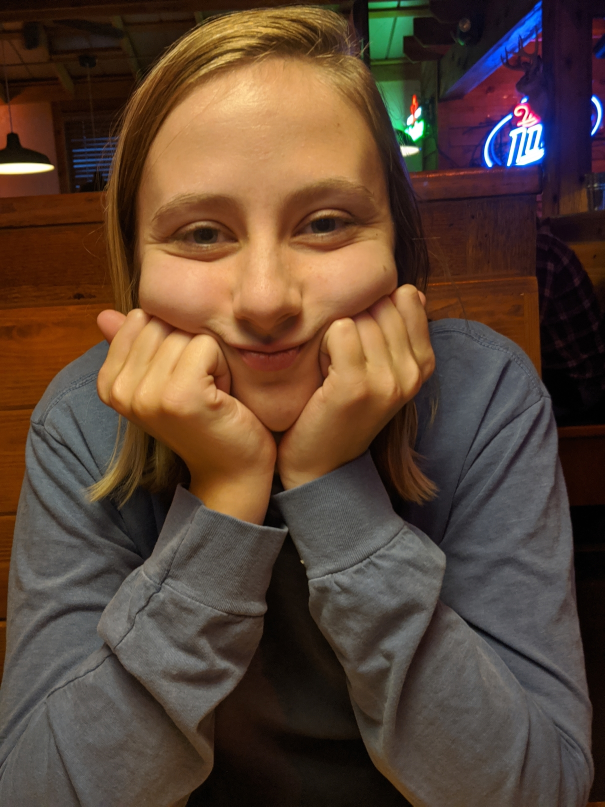
#> input picture images/bubbles.jpg, 1210 x 1613 px, found by its file name (shown at 1/2 size)
$ python get_data.py
#> lines starting #> are read from the running program, lines starting #| are printed output that depends on the picture
import cv2
from sklearn.cluster import KMeans
import pandas as pd
import numpy as np
import math
import collections

import time
start = time.time()

img = cv2.imread('Q:\\print_a_pic\\images\\bubbles.jpg')
#> img is the input picture: shape (1613, 1210, 3); mean B, G, R 54.1, 68.8, 90.6
h, w, _ = img.shape
#> h = 1613; w = 1210

# PARAMS
hsv_bool = False
layers = 8
heightMod = 1.5
resize = False
max_px = 500000

if h * w > max_px:
    resize = True
    scale_percent = max_px / (h * w)
#> scale_percent = 0.256

if resize == True:

    w_down = int(w * scale_percent)
#> w_down = 309
    h_down = int(h * scale_percent)
#> h_down = 413
    img = cv2.resize(img, (w_down, h_down), interpolation = cv2.INTER_AREA)
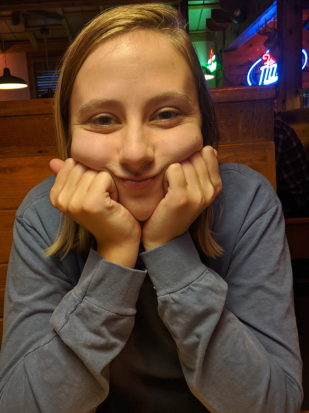
#> img: shape (413, 309, 3); mean B, G, R 54.1, 68.8, 90.6
    w, h = w_down, h_down
#> w = 309; h = 413
    print('new dim: ' + str(w) + ', ' + str(h))
#| new dim: 309, 413


if hsv_bool == True:
    img = cv2.cvtColor(img, cv2.COLOR_BGR2HSV)
gray = cv2.cvtColor(img, cv2.COLOR_BGR2GRAY)
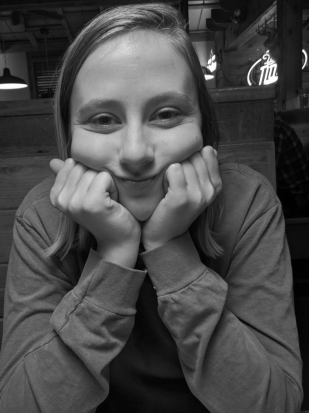
#> gray: shape (413, 309); min 0, max 255, mean 73.6
edge = cv2.Canny(img, 200, 200)
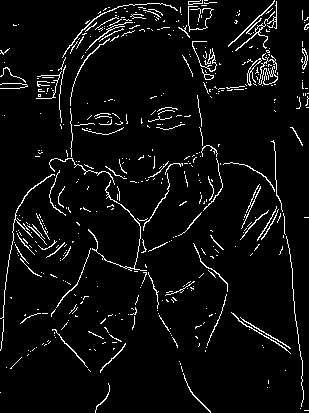
#> edge: shape (413, 309); 5.1% white in thin lines or dots
h, w, _ = img.shape

px_info = img.reshape(h*w, 3)

df = pd.DataFrame({
    'f1': px_info[0:, 0],
    'f2': px_info[0:, 1],
    'f3': px_info[0:, 2]
})
#> df = table of 127617 rows and 3 columns

print("starting clust " + str(time.time() - start))

kmeans = KMeans(n_clusters = layers)
kmeans.fit(df)
z = kmeans.labels_

print("clust finished " + str(time.time() - start))

x, y = [], []
for j in range(h):
    for i in range(w):
        x.append(i)
        y.append(j)


def distances():
    meep = np.zeros(layers)
    count = np.zeros(layers)
    for t in range(layers):
        for p in range(h*w):
            if z[p] == t:
                meep[t] += math.sqrt( (w/2 - x[p])**2 + (h/2 - y[p])**2 )
                count[t] += 1
    return meep/count

d = {}
avg = distances()
for t in range(len(avg)):
    d[avg[t]] = t
od = collections.OrderedDict(sorted(d.items()))
reshape = list(od.values())[::-1]
#> reshape = [0, 2, 5, 6, 7, 3, 1, 4]


def flipflop():
    for p in range(h*w):
        for t in range(len(reshape)):
            if z[p] == reshape[t]:
                z[p] = t
                break

flipflop()

print("flipflopped " + str(time.time() - start))

edgeValues = edge.reshape(h*w, 1)

def add_edges():
    for t in range(len(z)):
        if edgeValues[t] == 255:
            z[t] += 10

add_edges()
for pt in range(len(z)):
    # z[pt] = z[pt] * 255 / layers # TO DISPLAY
    z[pt] = z[pt] * heightMod

new = gray.copy()
p = 0
for j in range(h):
    for i in range(w):
        new[j][i] = z[p]
        p += 1
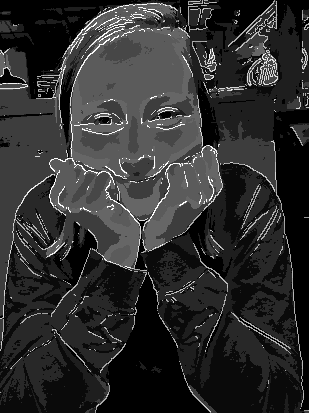
#> new: shape (413, 309); min 0, max 25, mean 4.6; drawn with min black and max white
#> after the loop, p = 127617

kernel = np.ones((5, 5), np.float32) / 25
blur = cv2.filter2D(new, -1, kernel)
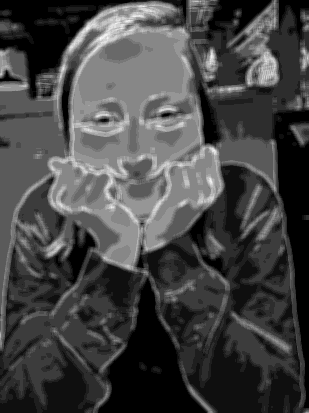
#> blur: shape (413, 309); min 0, max 17, mean 4.62; drawn with min black and max white

print("edges and blur. total time:  " + str(time.time() - start))

x = []
y = []
z = []

for j in range(h):
    for i in range(w):
        x.append(i)
        y.append(j)
        z.append(blur[j, i])
#> after the loop, x = 127617 items; y = 127617 items; z = 127617 items

save = pd.DataFrame({
    'x': x,
    'y': y,
    'z': z
})
#> save = table of 127617 rows and 3 columns

save.to_csv('Q:\\print_a_pic\\rend\\data.csv', index=False, header=False)

cv2.imshow('new', new)
cv2.imshow('blur', blur)
cv2.waitKey(0)
cv2.destroyAllWindows()

$ run again, with images/arches.jpg copied over images/bubbles.jpg
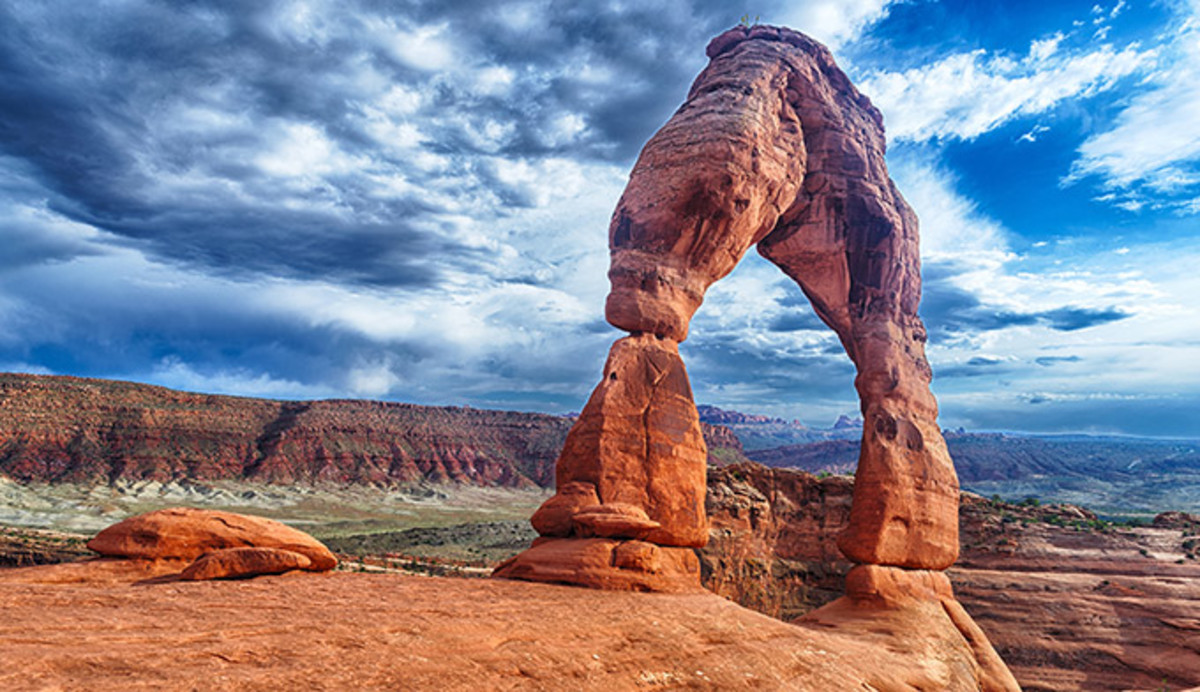
#> input picture images/arches.jpg, 1200 x 692 px, found by its file name
#> img is the input picture: shape (692, 1200, 3); mean B, G, R 145.1, 130.6, 133.4
#> img: shape (416, 722, 3)
#| new dim: 722, 416
#> `edge = cv2.Canny(img, 200, 200)`:
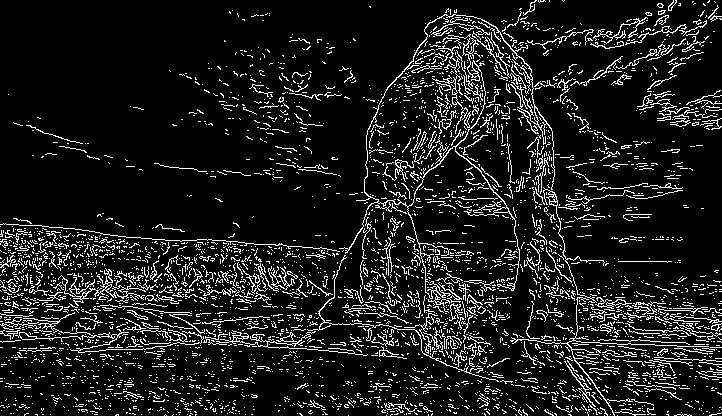
#> edge: shape (416, 722); 11.1% white in thin lines or dots
#> df = table of 300352 rows and 3 columns
#> after the loop `for j in range(h):`: p = 300352
#> `blur = cv2.filter2D(new, -1, kernel)`:
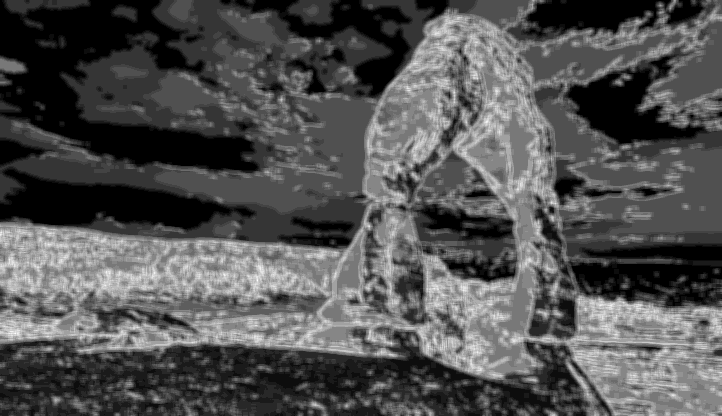
#> blur: shape (416, 722); min 0, max 19, mean 6.18; drawn with min black and max white
#> after the loop `for j in range(h):`: x = 300352 items
#> save = table of 300352 rows and 3 columns
